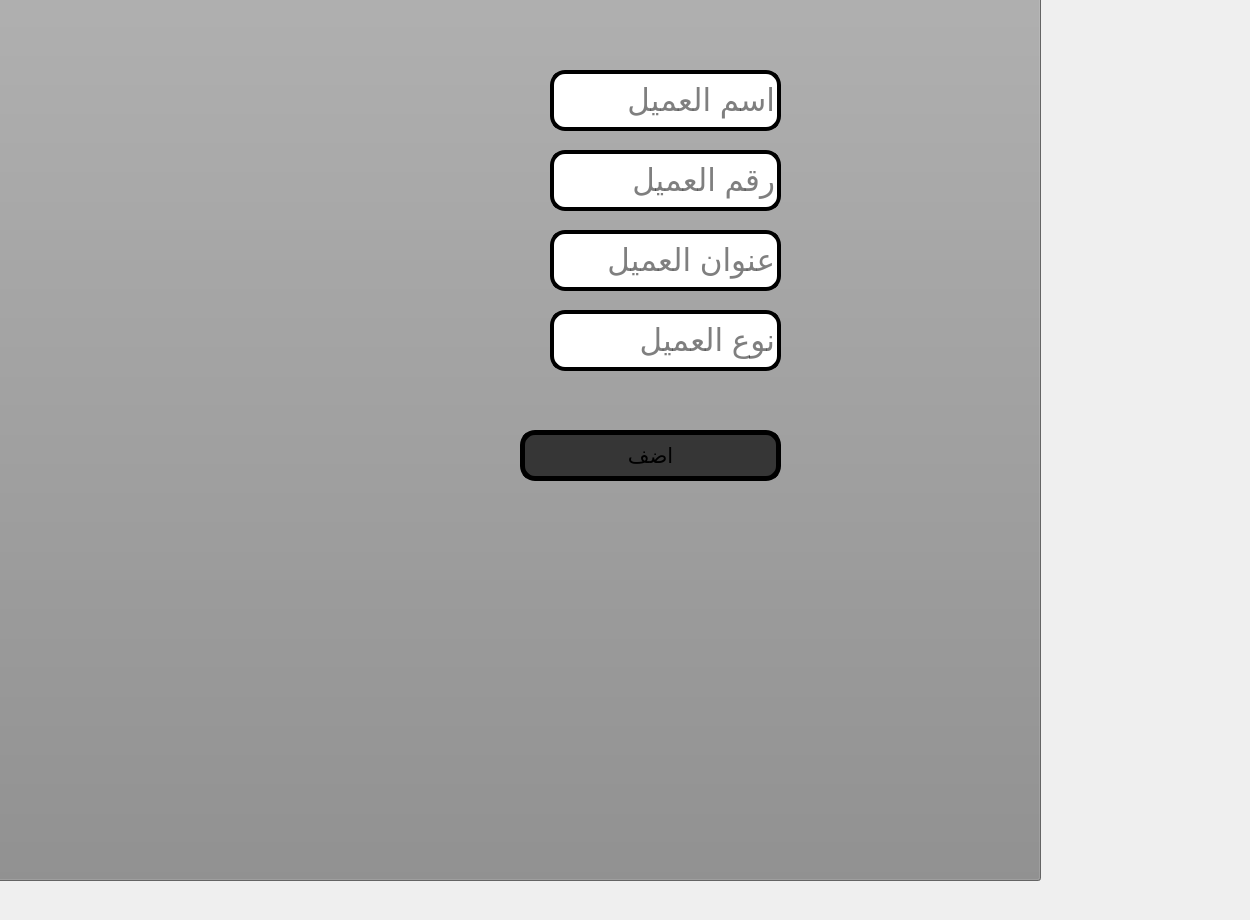
     <widget class="QWidget" name="tab_63">
      <attribute name="title">
       <string>اضافه عميل</string>
      </attribute>
      <widget class="QPushButton" name="pushButton_83">
       <property name="geometry">
        <rect>
         <x>-200</x>
         <y>-30</y>
         <width>1241</width>
         <height>911</height>
        </rect>
       </property>
       <property name="font">
        <font>
         <pointsize>16</pointsize>
        </font>
       </property>
       <property name="autoFillBackground">
        <bool>false</bool>
       </property>
       <property name="styleSheet">
        <string notr="true">background-color:rgb(140, 140, 140)</string>
       </property>
       <property name="text">
        <string/>
       </property>
      </widget>
      <widget class="QLineEdit" name="lineEdit_37">
       <property name="geometry">
        <rect>
         <x>550</x>
         <y>70</y>
         <width>231</width>
         <height>61</height>
        </rect>
       </property>
       <property name="font">
        <font>
         <pointsize>23</pointsize>
        </font>
       </property>
       <property name="styleSheet">
        <string notr="true">background-color:rgb(255, 255, 255);
border: 4px solid black;
border-radius: 15px;</string>
       </property>
       <property name="text">
        <string/>
       </property>
       <property name="placeholderText">
        <string>اسم العميل</string>
       </property>
      </widget>
      <widget class="QLineEdit" name="lineEdit_38">
       <property name="geometry">
        <rect>
         <x>550</x>
         <y>150</y>
         <width>231</width>
         <height>61</height>
        </rect>
       </property>
       <property name="font">
        <font>
         <pointsize>23</pointsize>
        </font>
       </property>
       <property name="styleSheet">
        <string notr="true">background-color:rgb(255, 255, 255);
border: 4px solid black;
border-radius: 15px;</string>
       </property>
       <property name="text">
        <string/>
       </property>
       <property name="placeholderText">
        <string>رقم العميل</string>
       </property>
      </widget>
      <widget class="QLineEdit" name="lineEdit_39">
       <property name="geometry">
        <rect>
         <x>550</x>
         <y>230</y>
         <width>231</width>
         <height>61</height>
        </rect>
       </property>
       <property name="font">
        <font>
         <pointsize>23</pointsize>
        </font>
       </property>
       <property name="styleSheet">
        <string notr="true">background-color:rgb(255, 255, 255);
border: 4px solid black;
border-radius: 15px;</string>
       </property>
       <property name="text">
        <string/>
       </property>
       <property name="placeholderText">
        <string>عنوان العميل </string>
       </property>
      </widget>
      <widget class="QPushButton" name="pushButton_84">
       <property name="geometry">
        <rect>
         <x>520</x>
         <y>430</y>
         <width>261</width>
         <height>51</height>
        </rect>
       </property>
       <property name="font">
        <font>
         <pointsize>16</pointsize>
        </font>
       </property>
       <property name="autoFillBackground">
        <bool>false</bool>
       </property>
       <property name="styleSheet">
        <string notr="true">background-color:rgb(54, 54, 54);
border: 5px solid black;
border-radius: 15px;</string>
       </property>
       <property name="text">
        <string>اضف</string>
       </property>
      </widget>
      <widget class="QLineEdit" name="lineEdit_40">
       <property name="geometry">
        <rect>
         <x>550</x>
         <y>310</y>
         <width>231</width>
         <height>61</height>
        </rect>
       </property>
       <property name="font">
        <font>
         <pointsize>23</pointsize>
        </font>
       </property>
       <property name="styleSheet">
        <string notr="true">background-color:rgb(255, 255, 255);
border: 4px solid black;
border-radius: 15px;</string>
       </property>
       <property name="text">
        <string/>
       </property>
       <property name="placeholderText">
        <string>نوع العميل</string>
       </property>
      </widget>
     </widget>
